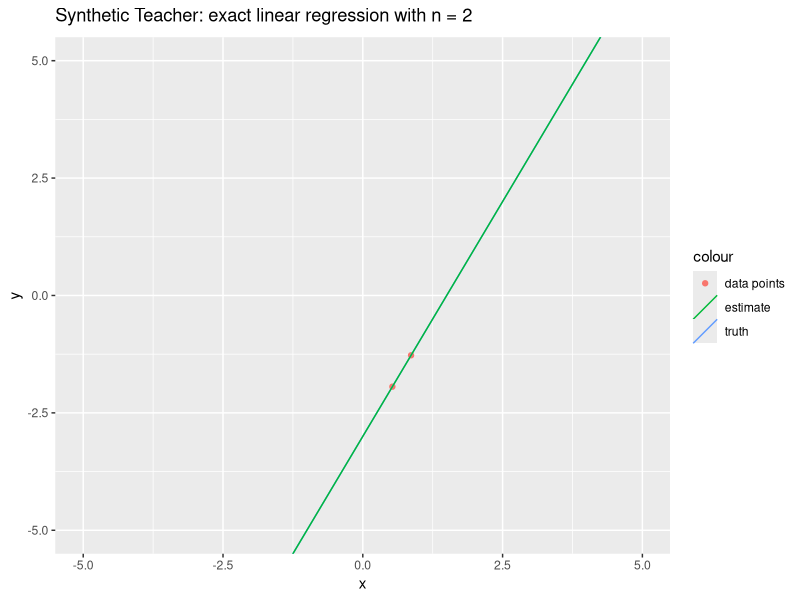
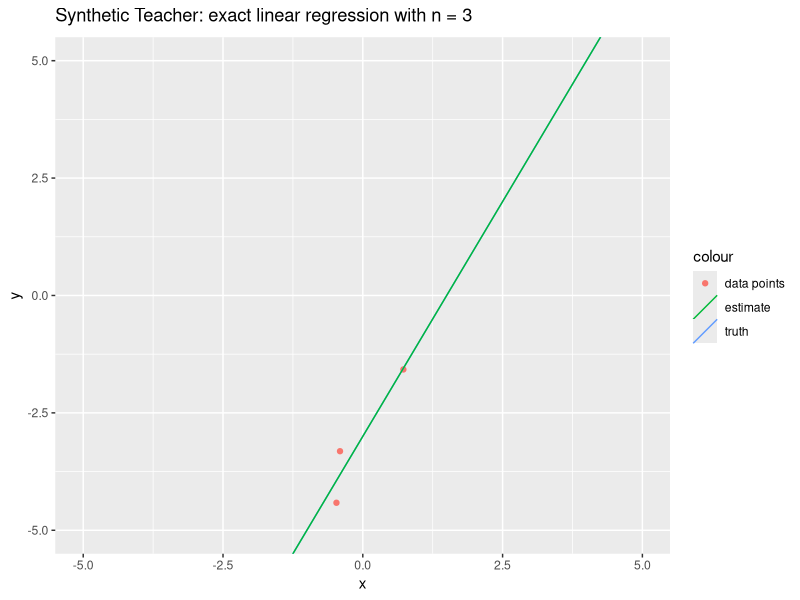
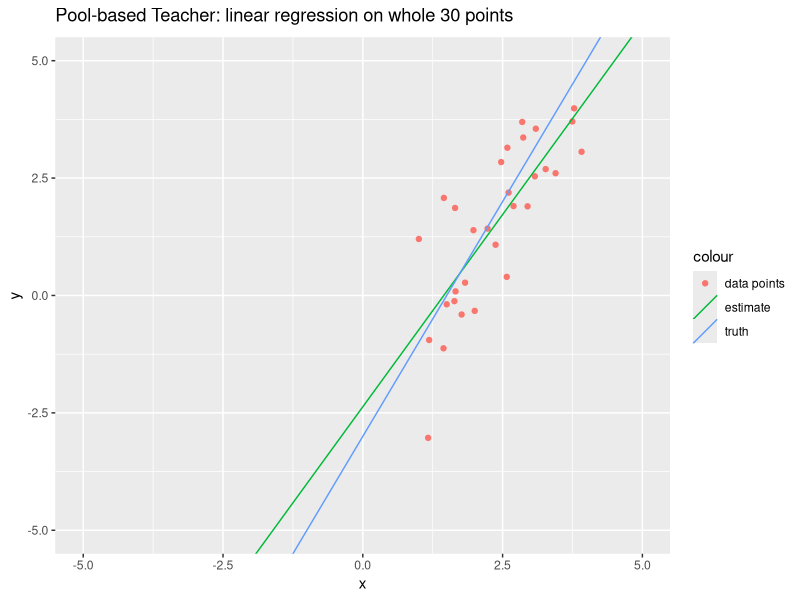
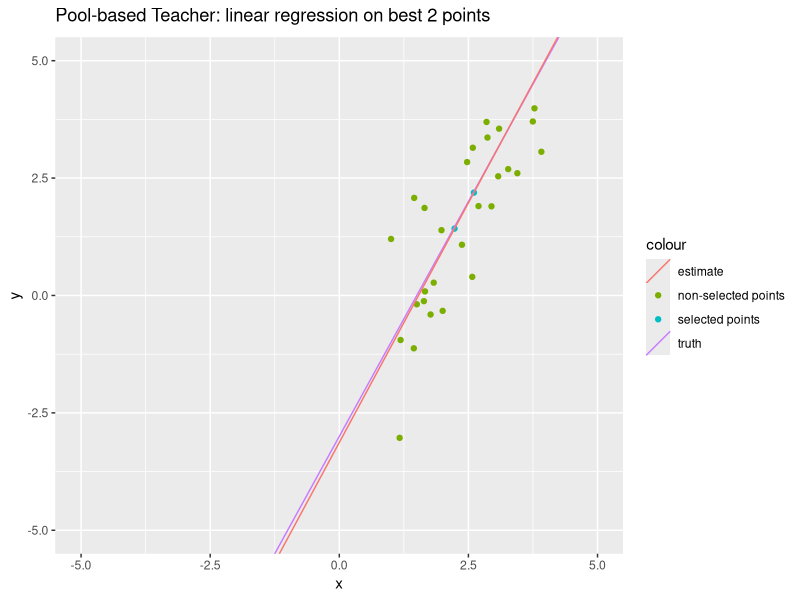
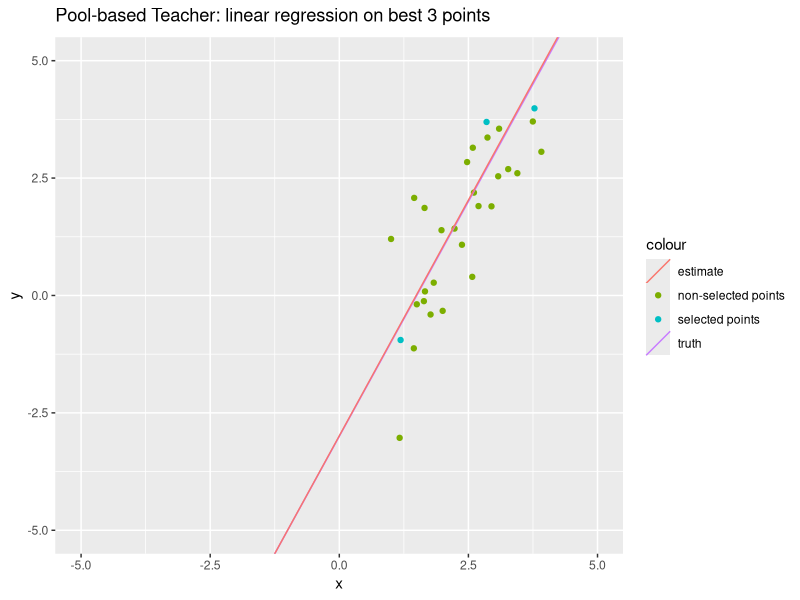

Write the R code that produced these figures, in order.
## ---- chunk 1
knitr::opts_knit$set(root.dir = "/Users/turx/Projects/machine-teaching-23sp/hw03-machine-teaching-ols")
knitr::opts_chunk$set(warning = FALSE, message = FALSE)
library(readxl)
library(tidyverse)
library(lubridate)
library(ggplot2)
set.seed(27021)
## ---- chunk 2
gen_datasets <- function(n_datasets, len_dataset, a, b, sigma_sq, fixed) {
  dfs <- list(1:n_datasets)
  for (i in 1:n_datasets) {
    dfs[[i]] <- gen_dataset(len_dataset, a, b, sigma_sq, fixed)
  }
  return(dfs)
}

ols_regression_single <- function(x, y) {
  model <- lm(y ~ x)
  return(list(m = model$coefficients[2], b = model$coefficients[1]))
}

ols_regression_batch <- function(ds) {
  ols_results <- list(1:100)
  for (i in 1:100) {
    ols_results[[i]] <- ols_regression_single(ds[[i]]$x, ds[[i]]$y)
  }
  ols_results_df <- tibble(
    m = map_dbl(ols_results, "m"),
    b = map_dbl(ols_results, "b")
  )
  return(ols_results_df)
}
## ---- chunk 3
gen_dataset <- function(n, a, b, sigma_sq, fixed) {
  x <- runif(n, -1, 1)
  eps <- rnorm(n, mean = 0, sd = sigma_sq)
  if (fixed) {
    # fix the regression line to be the truth line
    eps_model <- ols_regression_single(x, eps)
    delta_a <- eps_model$m  # defined above
    delta_b <- eps_model$b  # defined above
    # eliminate the effect of eps
    y <- (a - delta_a) * x + b - delta_b + eps
  } else {
    y <- a * x + b + eps
  }
  return(tibble(x = x, y = y))
}

gen_dataset_shifted <- function(n, a, b, sigma_sq, fixed) {
  while (TRUE) {
    ds <- gen_dataset(n, a, b, sigma_sq, fixed)
    n_pts <- ds %>% nrow()
    for (i in 1:n_pts) {  # select the first point
      for (j in (i + 1):n_pts) {  # select the second point
        # get the regression line of the two points
        x_2pts <- c(ds$x[i], ds$x[j])
        y_2pts <- c(ds$y[i], ds$y[j])
        reg <- ols_regression_single(x_2pts, y_2pts)
        if (reg$m != a || reg$b != b) {
          # at least one pair is not on the y = ax + b line
          return(ds)
        }
      }
    }
  }
}
## ---- chunk 4
run_q1 <- function(n) {
  d <- gen_dataset(n, a = 2, b = -3, sigma_sq = 1, fixed = TRUE)
  model <- ols_regression_single(d$x, d$y)
  plot <- ggplot(data = d) +
    geom_point(aes(x = x, y = y, color = "data points")) +
    geom_abline(aes(intercept = -3, slope = 2, color = "truth")) +
    geom_abline(aes(intercept = model$b, slope = model$m, color = "estimate")) +
    xlim(-5, 5) +
    ylim(-5, 5) +
    ggtitle(bquote("Synthetic Teacher: exact linear regression with n =" ~ .(n)))
  print(plot)
  cat("Estimated slope:", model$m, "\n")
  cat("Estimated intercept:", model$b, "\n")
  cat("True slope:", 2, "\n")
  cat("True intercept:", -3, "\n")
}
## ---- chunk 5
run_q1(2)
## ---- chunk 6
run_q1(3)
## ---- chunk 7
pool <- read.table("hw3pool.txt", col.names = c("x", "y"))
pool
## ---- chunk 8
# define closeness
closeness <- function(m, b, mhat, bhat) {
  (mhat - m)^2 + (bhat - b)^2
}

# generate the set of all multi-subsets of size m from a set of size n given by index 1:n
# an equivalent problem: generate the set of all vectors of n non-negative integers with sum m
gen_vectors <- function(n, m) {
  if (n == 1) {
    return(list(c(m)))
  } else {
    v <- list()
    for (i in 0:m) {
      v <- c(v, lapply(gen_vectors(n - 1, m - i), function(x) c(i, x)))
    }
    return(v)
  }
}

# select the best multi-subset of size n from the dataset df with variables x and y
select_data <- function(df, n) {
  # generate all multi-subsets of size n
  vectors <- gen_vectors(nrow(df), n)
  # generate the multi-subsets
  # an element v_i in vector v means the number of times the i-th point is selected
  multisets <- map(vectors, function(v) {
    multiset <- list(x = c(), y = c())
    for (i in seq_along(v)) {
      multiset$x <- c(multiset$x, rep(df$x[i], v[i]))
      multiset$y <- c(multiset$y, rep(df$y[i], v[i]))
    }
    return(multiset)
  })
  # calculate the closeness of each multi-subset
  closenesses <- map_dbl(multisets, function(s) {
    reg <- ols_regression_single(s$x, s$y)
    return(closeness(2, -3, reg$m, reg$b))
  })
  # return the best vector and its closeness
  min_closeness <- min(closenesses, na.rm = TRUE)
  if (is.na(min_closeness)) {
    return(list(
      vector = NULL,
      multiset = NULL,
      closeness = NA
    ))
  }
  best_idx <- which(closenesses == min_closeness)
  return(list(
    vector = vectors[best_idx],
    multiset = multisets[best_idx],
    closeness = min_closeness
  ))
}
## ---- chunk 9
model <- ols_regression_single(pool$x, pool$y)
plot <- ggplot(data = pool) +
  geom_point(aes(x = x, y = y, color = "data points")) +
  geom_abline(aes(intercept = model$b, slope = model$m, color = "estimate")) +
  geom_abline(aes(intercept = -3, slope = 2, color = "truth")) +
  xlim(-5, 5) +
  ylim(-5, 5) +
  ggtitle(bquote("Pool-based Teacher: linear regression on whole" ~ .(nrow(pool)) ~ "points"))
print(plot)
cat("Estimated slope:", model$m, "\n")
cat("Estimated intercept:", model$b, "\n")
cat("True slope:", 2, "\n")
cat("True intercept:", -3, "\n")
## ---- chunk 10
run_q2 <- function(n) {
  start_time <- Sys.time()
  d <- select_data(pool, n)
  cat("Best dataset (use the first one):\n")
  print(d)
  df_selected <- tibble(
    x = d$multiset[[1]]$x,
    y = d$multiset[[1]]$y
  )
  df_non_selected <- pool %>% filter(!(x %in% df_selected$x & y %in% df_selected$y))
  model <- ols_regression_single(d$multiset[[1]]$x, d$multiset[[1]]$y)
  cat("\nModel of linear regression on the best dataset:\n")
  print(model)
  plot <- ggplot() +
    geom_point(data = df_selected, aes(x = x, y = y, color = "selected points")) +
    geom_point(data = df_non_selected, aes(x = x, y = y, color = "non-selected points")) +
    geom_abline(aes(intercept = -3, slope = 2, color = "truth")) +
    geom_abline(aes(intercept = model$b, slope = model$m, color = "estimate")) +
    xlim(-5, 5) +
    ylim(-5, 5) +
    ggtitle(bquote("Pool-based Teacher: linear regression on best" ~ .(n) ~ "points"))
  print(plot)
  end_time <- Sys.time()
  cat("Time elapsed (second):", end_time - start_time, "\n")
}
## ---- chunk 11
run_q2(2)
## ---- chunk 12
run_q2(3)
